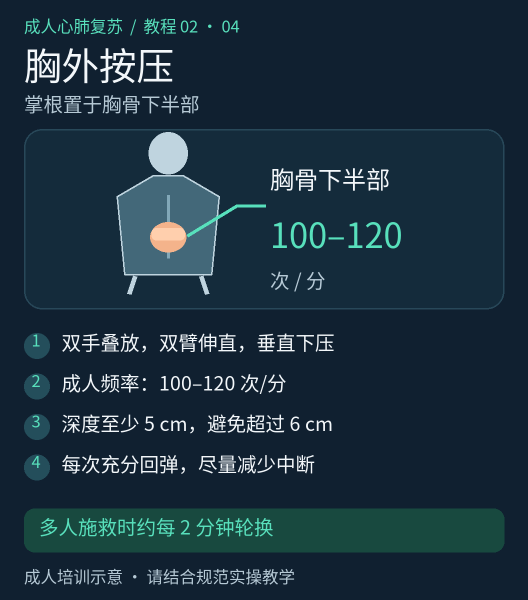
#> input picture project/assets/tutorials/masters/02_compressions.png, 1056 x 1200 px, found by its file name (shown at 1/2 size)
$ python scaler_golden_model.py
#> lines starting #> are read from the running program, lines starting #| are printed output that depends on the picture
#!/usr/bin/env python3
"""Fixed-point model of the proposed RTL scaler.

Algorithm (unified, exact, division-free)
-----------------------------------------
Map source pixel boundaries into output-cell units with a per-image constant

    inv_r_q = (n_dst << 16) // n_src

so source pixel sx spans u = [sx*inv_r_q, (sx+1)*inv_r_q), while output cell x
occupies [x<<16, (x+1)<<16). The weight of pixel sx for cell x is the overlap
of those two intervals; the weights of a cell always sum to exactly 1<<16, so

    out[x] = ( sum_sx  w(sx,x) * src[sx] ) >> 16

needs no division. When inv_r_q < 1<<16 (downscale) a pixel touches at most two
cells and several pixels share one cell -> area average. When inv_r_q > 1<<16
(upscale) a cell sits inside one pixel, except at pixel boundaries where it is
split between two -> linear interpolation. One code path covers both.
"""
import sys
import numpy as np
from PIL import Image

Q = 16
ONE = 1 << Q


def scale_axis(arr, n_dst, axis):
    """Resample one axis of `arr` to n_dst samples.

    Downscale: box overlap in u-space (exact area average).
    Upscale:   centre-aligned linear interpolation. A box kernel degenerates to
               nearest neighbour when magnifying, so the kernel must change.
    """
    n_src = arr.shape[axis]
    moved = np.moveaxis(arr, axis, 0).astype(np.float64)

    if n_dst > n_src:
        # upscale: centre-aligned bilinear, exactly what the Q16 RTL accumulator
        # produces from phase = ((x+0.5)*n_src/n_dst - 0.5) << 16
        step = (n_src << Q) // n_dst
        ph = np.arange(n_dst, dtype=np.int64) * step + (step >> 1) - (1 << (Q - 1))
        sx = np.clip(ph >> Q, 0, n_src - 1)
        f = np.where(ph < 0, 0, ph & (ONE - 1)).astype(np.float64) / ONE
        s1 = np.clip(sx + 1, 0, n_src - 1)
        shape = (-1,) + (1,) * (moved.ndim - 1)
        out = moved[sx] * (1.0 - f).reshape(shape) + moved[s1] * f.reshape(shape)
        return np.moveaxis(out, 0, axis)

    inv = (n_dst << Q) // n_src

    u0 = np.arange(n_src, dtype=np.int64) * inv
    u1 = u0 + inv
    c0 = u0 >> Q
    c1 = (u1 - 1) >> Q

    acc = np.zeros((n_dst,) + moved.shape[1:], dtype=np.float64)

    span = int((c1 - c0).max()) + 1
    for k in range(span):
        c = c0 + k
        valid = (c <= c1) & (c < n_dst)
        if not valid.any():
            continue
        cv = c[valid]
        lo = np.maximum(u0[valid], cv << Q)
        hi = np.minimum(u1[valid], (cv + 1) << Q)
        w = np.maximum(hi - lo, 0).astype(np.float64)
        contrib = moved[valid] * w.reshape((-1,) + (1,) * (moved.ndim - 1))
        np.add.at(acc, cv, contrib)

    out = acc / ONE
    return np.moveaxis(out, 0, axis)


def rtl_scale(src, fit_w, fit_h):
    a = np.asarray(src).astype(np.float64)
    a = scale_axis(a, fit_h, axis=0)
    a = scale_axis(a, fit_w, axis=1)
    return a


def ref_downscale(src, fit_w, fit_h):
    return np.asarray(Image.fromarray(np.asarray(src).astype(np.uint8))
                      .resize((fit_w, fit_h), Image.BOX)).astype(np.float64)


def ref_upscale(src, fit_w, fit_h):
    return np.asarray(Image.fromarray(np.asarray(src).astype(np.uint8))
                      .resize((fit_w, fit_h), Image.LANCZOS)).astype(np.float64)


def psnr(x, ref):
    mse = float(np.mean((x - ref) ** 2))
    return 99.0 if mse <= 0 else 10 * np.log10(255.0 * 255.0 / mse)


def fit_size(w, h, dw=640, dh=480):
    s = min(dw / w, dh / h)
    return max(1, round(w * s)), max(1, round(h * s))


def main():
    src_path = sys.argv[1] if len(sys.argv) > 1 else \
        "project/assets/tutorials/masters/02_compressions.png"
    src = Image.open(src_path).convert("RGB")
#> src is the input picture: PIL image 1056x1200 RGB; mean R, G, B 27.9, 49.2, 62.5

    print("  源图 1536×1024 → 等比 640×427（缩小，与精确面积平均比）")
    fw, fh = fit_size(*src.size)
#> fw = 422; fh = 480
    ref = ref_downscale(src, fw, fh)
    cands = [
        ("最近邻（当前实现）", Image.NEAREST),
        ("双线性 2 点（BILINEAR）", Image.BILINEAR),
    ]
    for name, mode in cands:
        a = np.asarray(src.resize((fw, fh), mode)).astype(np.float64)
        print(f"    {name:<26} {psnr(a, ref):>6.2f} dB")
#> this loop made 2 passes
#> mse in psnr on passes 1 to 2: 156.2, 39.37
#|     最近邻（当前实现）                   26.19 dB
#|     双线性 2 点（BILINEAR）           32.18 dB
#> pass 1, in main, `a = np.asarray(src.resize((fw, fh), mode)).astype(np.float64)`:
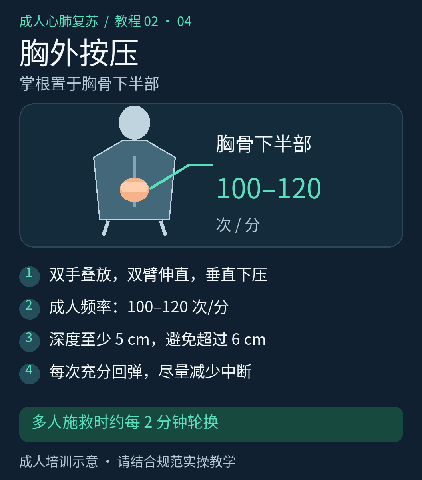
#> a: shape (480, 422, 3) float64; mean R, G, B 28, 49.2, 62.6
    print(f"    {'本方案 u 空间定点':<26} {psnr(rtl_scale(src, fw, fh), ref):>6.2f} dB")
#> after the loop in scale_axis, `for k in range(span):`:
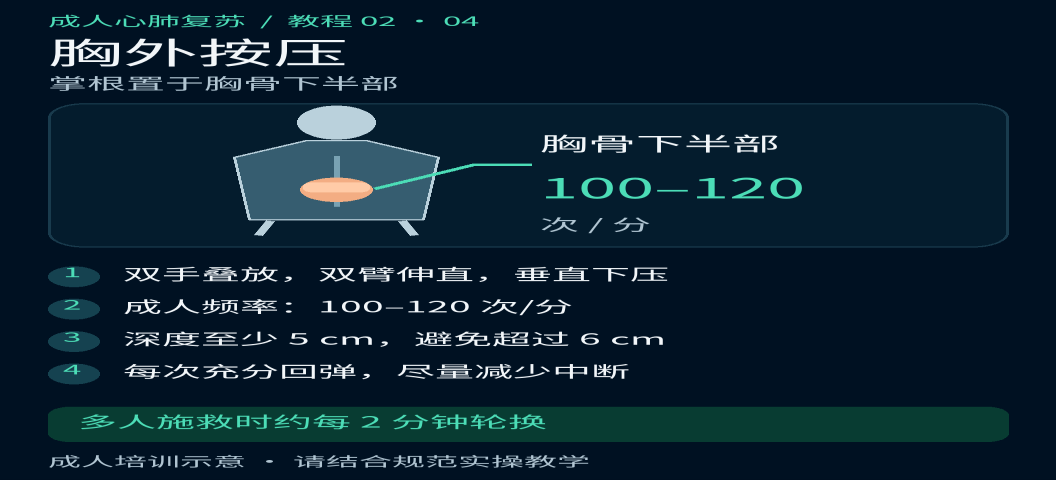
#> acc: shape (480, 1056, 3) float64; mean R, G, B 1831259.6, 3224127.3, 4097359.2; drawn with min black and max white
#> call 2 of scale_axis, with n_dst = 422, axis = 1
#> the loop in scale_axis (call 2), `for k in range(span):` made 2 passes
#> pass 1, in scale_axis (call 2), `contrib = moved[valid] * w.reshape((-1,) + (1,) * (moved.ndim - 1))`:
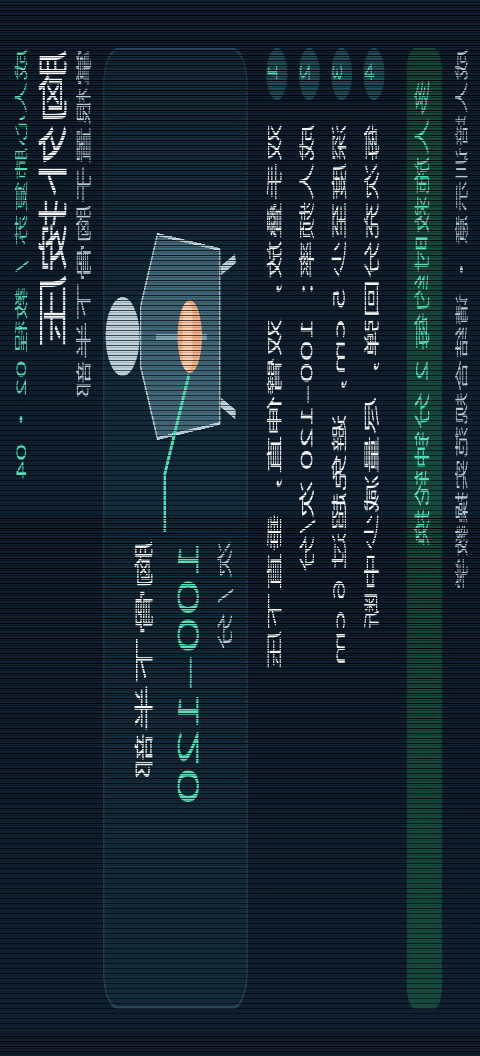
#> contrib: shape (1056, 480, 3) float64; mean R, G, B 585174.7, 1030011.2, 1308811.5; drawn with min black and max white
#> after the loop in scale_axis (call 2), `for k in range(span):`:
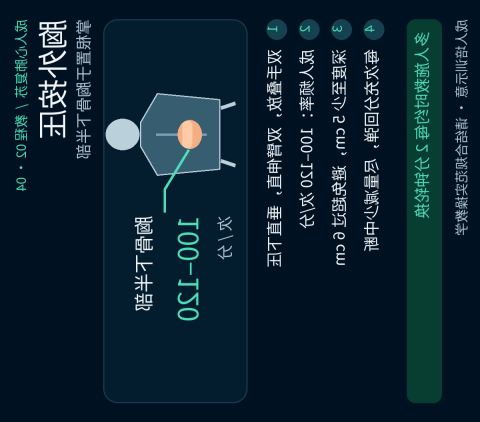
#> acc: shape (422, 480, 3) float64; mean R, G, B 1831219.4, 3224056.5, 4097269.2; drawn with min black and max white
#|     本方案 u 空间定点                  35.14 dB

    print("\n  极端比例抽查")
    print(f"    {'源图 → 目标':<24} {'方向':<6} {'最近邻':>8} {'双线性':>8} {'本方案':>8} {'参考':>10}")
    for (w, h) in ((2048, 1536), (1920, 1080), (1024, 768), (1536, 1024),
                   (320, 240), (426, 240), (480, 640)):
        s = Image.fromarray(np.asarray(src)).resize((w, h), Image.LANCZOS)
        fw2, fh2 = fit_size(w, h)
        down = w > fw2
        r = ref_downscale(s, fw2, fh2) if down else ref_upscale(s, fw2, fh2)
        nn = np.asarray(s.resize((fw2, fh2), Image.NEAREST)).astype(np.float64)
        bl = np.asarray(s.resize((fw2, fh2), Image.BILINEAR)).astype(np.float64)
        ours = rtl_scale(s, fw2, fh2)
        kind = "缩小" if down else ("放大" if w < fw2 else "直通")
        base = "面积平均" if down else "Lanczos"
        print(f"    {w:>4}×{h:<4} → {fw2:>3}×{fh2:<3}      {kind:<6} "
              f"{psnr(nn, r):>7.2f} {psnr(bl, r):>7.2f} {psnr(ours, r):>7.2f}  ({base})")
#> this loop made 7 passes
#> mse in psnr on passes 1 to 7: 8.48, 0.0377, 27.91, 13.18, 31.37, 26.92, 53.67
#|     2048×1536 → 640×480      缩小       30.33   34.55   38.85  (面积平均)
#|     1920×1080 → 640×360      缩小       28.72   36.37   62.37  (面积平均)
#|     1024×768  → 640×480      缩小       26.78   31.78   33.67  (面积平均)
#|     1536×1024 → 640×427      缩小       27.14   33.38   36.93  (面积平均)
#|      320×240  → 640×480      放大       29.18   33.16   33.17  (Lanczos)
#|      426×240  → 640×361      放大       27.84   33.83   33.83  (Lanczos)
#|      480×640  → 360×480      缩小       27.80   29.49   30.83  (面积平均)
#> pass 1, in main, `r = ref_downscale(s, fw2, fh2) if down else ref_upscale(s, fw2, fh2)`:
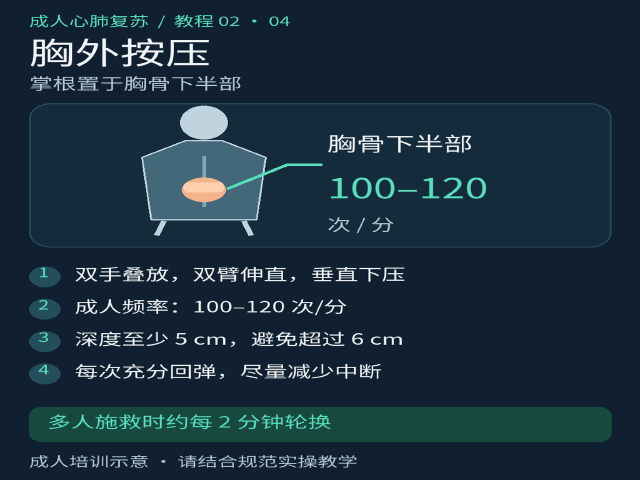
#> r: shape (480, 640, 3) float64; mean R, G, B 27.9, 49.2, 62.5
#> after the loop:
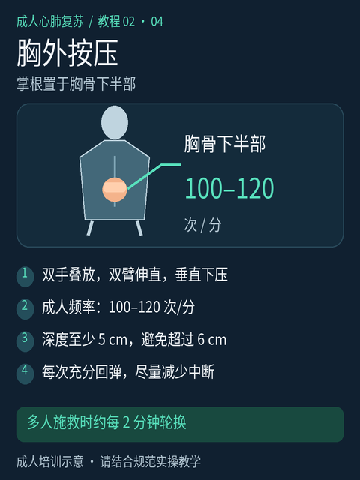
#> nn: shape (480, 360, 3) float64; mean R, G, B 27.8, 49.1, 62.4
#> after the loop:
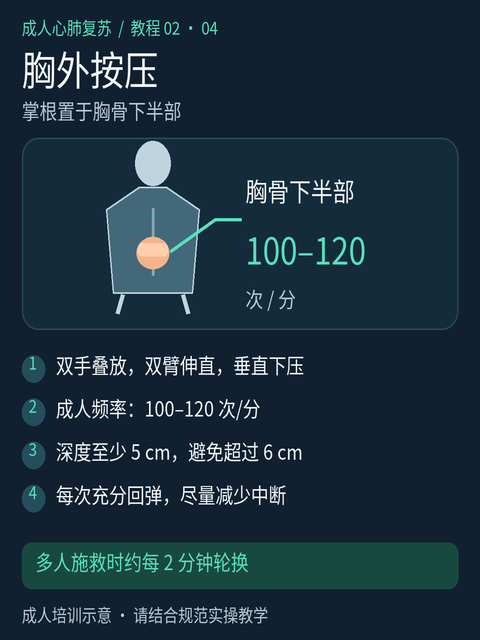
#> s: PIL image 480x640 RGB; mean R, G, B 27.9, 49.2, 62.5

    Image.fromarray(rtl_scale(src, fw, fh).clip(0, 255).astype(np.uint8)).save(
        ".scratch/scale/rtl_model_out.png")
    print("\n  预览：.scratch/scale/rtl_model_out.png")


if __name__ == "__main__":
    main()

$ run again, with project/assets/tutorials/masters/01_assess_call.png copied over project/assets/tutorials/masters/02_compressions.png
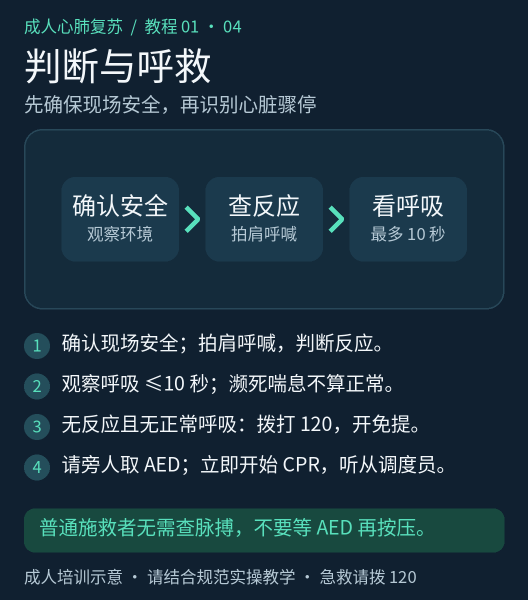
#> input picture project/assets/tutorials/masters/01_assess_call.png, 1056 x 1200 px, found by its file name (shown at 1/2 size)
#> in main, src is the input picture: PIL image 1056x1200 RGB; mean R, G, B 28.8, 50.4, 64.1
#> the loop in main, `for name, mode in cands:` made 2 passes
#> mse in psnr on passes 1 to 2: 206.4, 53.68
#> (printed output is left out)
#> after the loop in scale_axis (call 2), `for k in range(span):`:
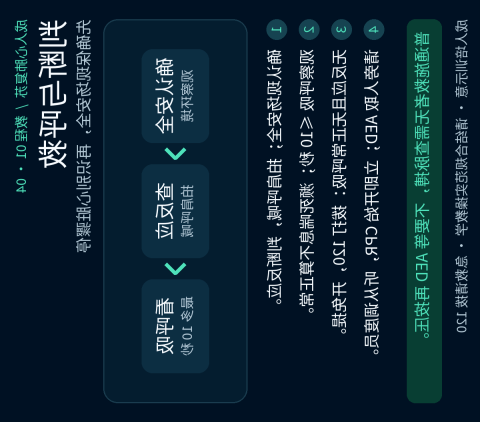
#> acc: shape (422, 480, 3) float64; mean R, G, B 1886707.8, 3304311.3, 4199098.4; drawn with min black and max white
#> out: shape (422, 480, 3) float64
#|     本方案 u 空间定点                  33.92 dB
#> the loop in main, `for (w, h) in ((2048, 1536), (1920, 1080), (1024, 768), (1536, 1024), ..` made 7 passes
#> mse in psnr on passes 1 to 7: 11.32, 0.0553, 38.7, 18.05, 41.03, 36.67, 73.56
#> (printed output is left out)
#> after the loop in main, `for (w, h) in ((2048, 1536), (1920, 1080), (1024, 768), (1536, 1024),`:
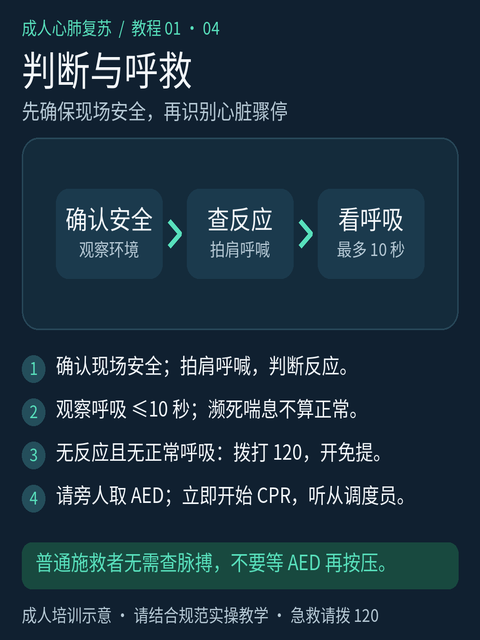
#> s: PIL image 480x640 RGB; mean R, G, B 28.8, 50.4, 64

$ run again, with project/assets/tutorials/masters/03_airway_breaths.png copied over project/assets/tutorials/masters/02_compressions.png
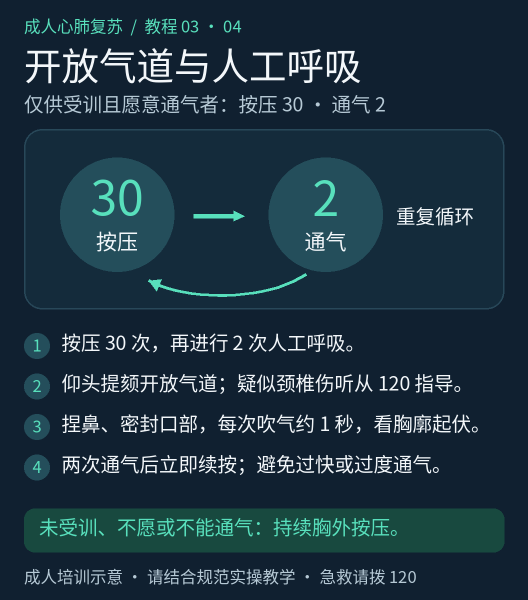
#> input picture project/assets/tutorials/masters/03_airway_breaths.png, 1056 x 1200 px, found by its file name (shown at 1/2 size)
#> in main, src is the input picture: PIL image 1056x1200 RGB; mean R, G, B 29.7, 52.2, 65.2
#> the loop in main, `for name, mode in cands:` made 2 passes
#> mse in psnr on passes 1 to 2: 218.5, 55.79
#> (printed output is left out)
#> after the loop in scale_axis (call 2), `for k in range(span):`:
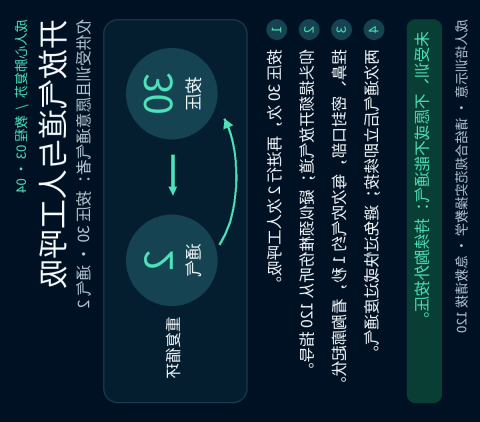
#> acc: shape (422, 480, 3) float64; mean R, G, B 1947179.6, 3419844, 4271727.6; drawn with min black and max white
#> out: shape (422, 480, 3) float64
#|     本方案 u 空间定点                  33.70 dB
#> the loop in main, `for (w, h) in ((2048, 1536), (1920, 1080), (1024, 768), (1536, 1024), ..` made 7 passes
#> mse in psnr on passes 1 to 7: 11.97, 0.0606, 42.68, 19.14, 42.84, 37.35, 75.61
#> (printed output is left out)
#> after the loop in main, `for (w, h) in ((2048, 1536), (1920, 1080), (1024, 768), (1536, 1024),`:
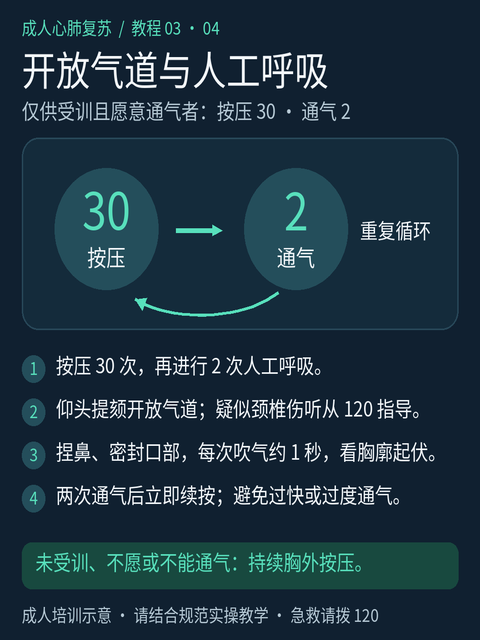
#> s: PIL image 480x640 RGB; mean R, G, B 29.7, 52.1, 65.1

$ run again, with project/assets/tutorials/masters/04_aed.png copied over project/assets/tutorials/masters/02_compressions.png
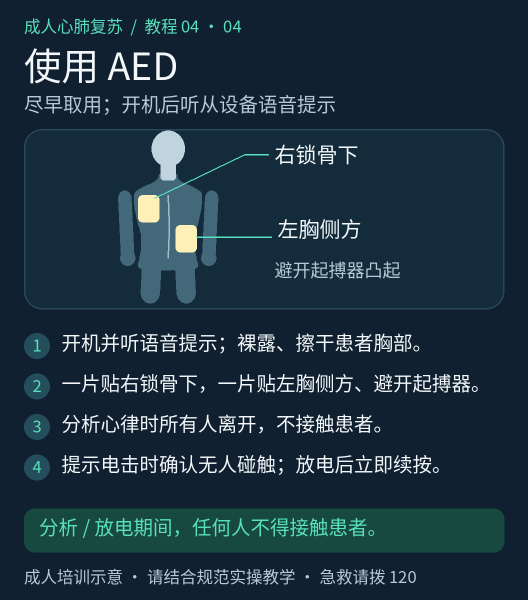
#> input picture project/assets/tutorials/masters/04_aed.png, 1056 x 1200 px, found by its file name (shown at 1/2 size)
#> in main, src is the input picture: PIL image 1056x1200 RGB; mean R, G, B 30.3, 51.4, 64.6
#> the loop in main, `for name, mode in cands:` made 2 passes
#> mse in psnr on passes 1 to 2: 210.1, 57.42
#> (printed output is left out)
#> out: shape (422, 480, 3) float64
#|     本方案 u 空间定点                  33.67 dB
#> the loop in main, `for (w, h) in ((2048, 1536), (1920, 1080), (1024, 768), (1536, 1024), ..` made 7 passes
#> mse in psnr on passes 1 to 7: 11.91, 0.0588, 38.92, 18.9, 36.64, 33.68, 70.89
#> (printed output is left out)
#> after the loop in main, `for (w, h) in ((2048, 1536), (1920, 1080), (1024, 768), (1536, 1024),`:
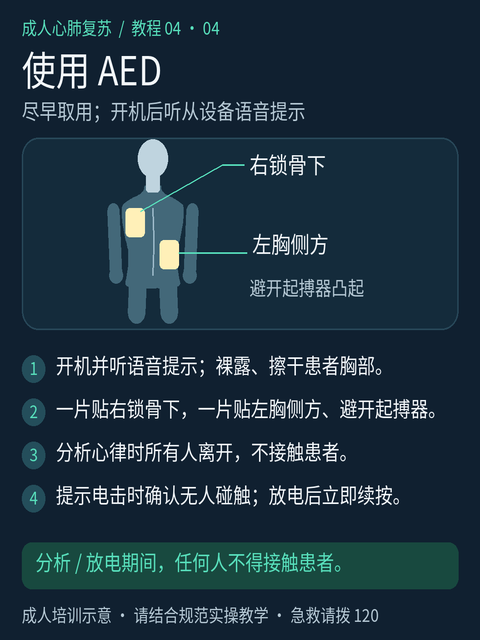
#> s: PIL image 480x640 RGB; mean R, G, B 30.3, 51.3, 64.5
